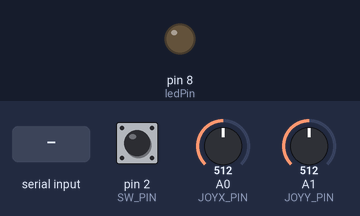
This sketch was run on a simulated Arduino Uno, built with avr-gcc and run on an emulated ATmega328P. Parts: output pins drawn as LEDs (lit = HIGH). The test bench sets the inputs (shaded band); at power-on: A0 (JOYX_PIN) = 512, A1 (JOYY_PIN) = 512, pin 2 (SW_PIN) HIGH.

Above: at 1.2 s.
1.3 s: "scored\n" received over Serial
4.8 s: A0 (JOYX_PIN) set to 522
7.8 s: A1 (JOYY_PIN) set to 493
9.3 s: A1 (JOYY_PIN) set to 594
10.8 s: A1 (JOYY_PIN) set to 626
Timing chart, 0 to 13.3 s (numbered marks = the images above; inputs shaded):
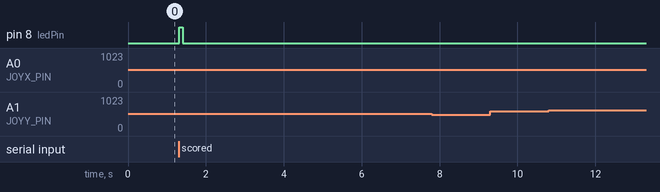

The sketch:

HW4.ino
```cpp
const int JOYX_PIN = A0;
const int JOYY_PIN = A1;
const int SW_PIN = 2;
const int ledPin = 8;

const int numReadings = 10;
bool zeroing;
bool ready = false;
struct AxisReadings {
  int readIndex;
  int readings[numReadings];
  float total = 0;
  int average = 0;
  int zeroed;
} xAxisReadings, yAxisReadings;

void setup() {
  Serial.begin(9600);
  pinMode(ledPin, OUTPUT);
  pinMode(SW_PIN, INPUT_PULLUP);

 for (int i = 0; i < numReadings; i++) {
   xAxisReadings.readings[i] = yAxisReadings.readings[i] = 0;
 }

}

void loop() {

  int xValue = analogRead(JOYX_PIN);
  int yValue = analogRead(JOYY_PIN);

  int swValue = !digitalRead(SW_PIN);
  smoothAxis(&xAxisReadings, xValue);
  smoothAxis(&yAxisReadings, yValue);


  if(Serial.available() > 0)
  {
    String msg = Serial.readStringUntil('\n');
    if (msg == "zero"){
      zeroing = true;
    }
    if (msg == "scored"){
      digitalWrite(ledPin, HIGH);
      delay(100);
      digitalWrite(ledPin, LOW);
    }
  }

  if (zeroing) {
    xAxisReadings.zeroed = xAxisReadings.average;
    yAxisReadings.zeroed = yAxisReadings.average;
    zeroing = false;
    ready = true;
  }
  if (ready){


    Serial.print(xAxisReadings.average - xAxisReadings.zeroed);
    Serial.print(",");
    Serial.print(yAxisReadings.average - yAxisReadings.zeroed);
    Serial.print(",");
    Serial.println(swValue);
  }
  delay(16);


}

void smoothAxis( AxisReadings *readings, int newValue) {
  int index = readings->readIndex;
 readings->total = readings->total - readings->readings[index];
 readings->readings[index] = newValue;
 readings->total += newValue;
 readings->readIndex = readings->readIndex + 1;

 if (readings->readIndex >= numReadings)
  {
    readings->readIndex = 0;
  }

  readings->average = round(readings->total / numReadings);
}
```

Measured:
- after the input at 1.3 s, pin 8 (ledPin): LOW → HIGH at once, → LOW 0.10 s later
- after the input at 4.8 s, every drawn part: stays the same
- after the input at 7.8 s, every drawn part: stays the same
- after the input at 9.3 s, every drawn part: stays the same
- after the input at 10.8 s, every drawn part: stays the same
